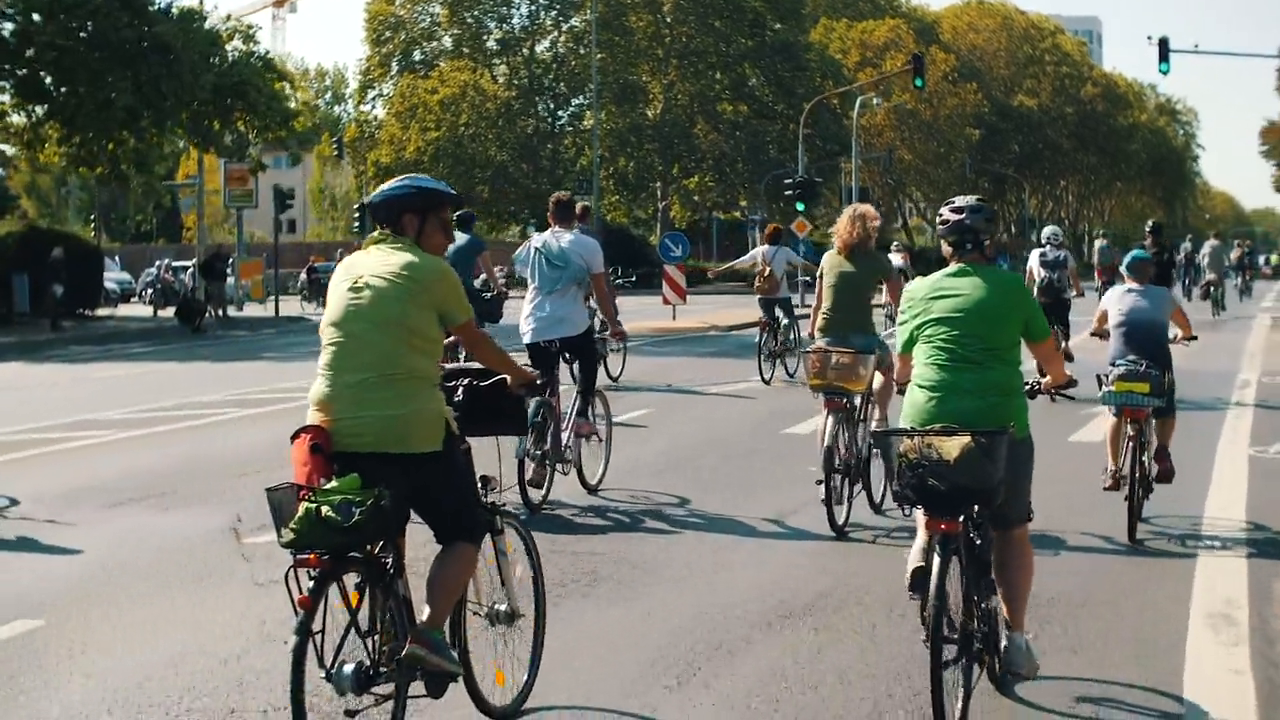
#> input picture frame 45 of videos/bikes.mp4, 1280 x 720 px
$ python read_video.py
#> lines starting #> are read from the running program, lines starting #| are printed output that depends on the picture
import cv2

# Open the video file
video = cv2.VideoCapture('../videos/bikes.mp4')

# Optional: Resize dimensions
target_width = 640
target_height = 360

while True:
    check, frame = video.read()
#> frame is the input picture: shape (720, 1280, 3); mean B, G, R 101.7, 112.8, 110.6

    if check:
        # 1. Resize the frame
        frame = cv2.resize(frame, (target_width, target_height))
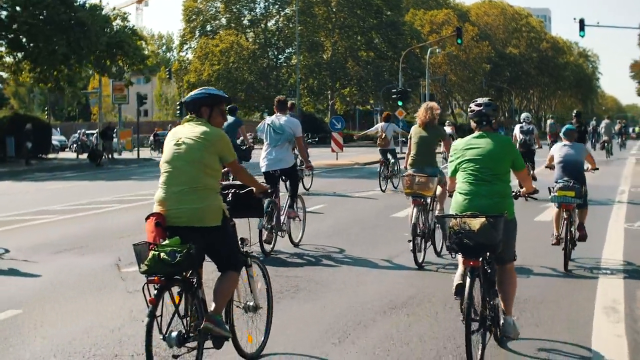
#> frame: shape (360, 640, 3); mean B, G, R 101.8, 112.9, 110.7

        # 2. Convert to grayscale
        gray_frame = cv2.cvtColor(frame, cv2.COLOR_BGR2GRAY)
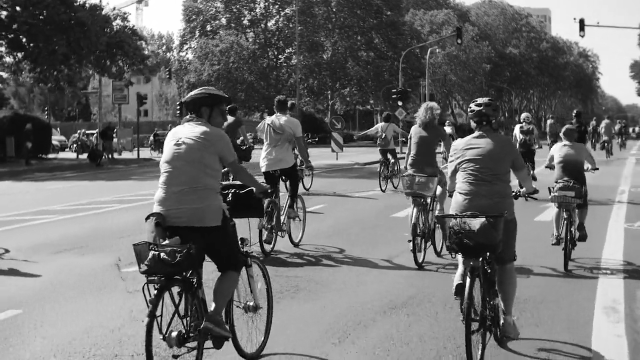
#> gray_frame: shape (360, 640); min 0, max 255, mean 111

        # 3. Display both color and grayscale
        # cv2.imshow('Color Output', frame)
        cv2.imshow('Grayscale Output', gray_frame)

        # 4. Wait for 30ms between frames (controls FPS)
        if cv2.waitKey(30) & 0xFF == ord('q'):
#> (key q is pressed here)
            break
    else:
        break

# 5. Release resources
video.release()
cv2.destroyAllWindows()

$ run again, starting later in the video
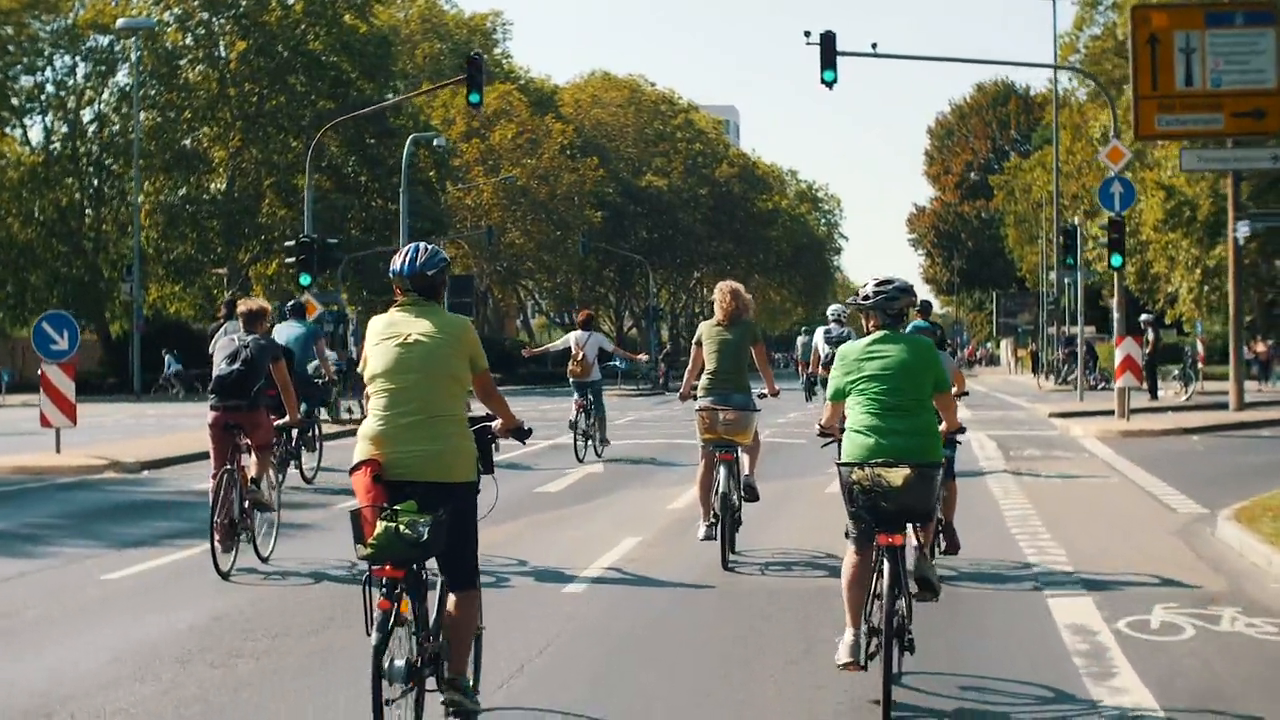
#> input picture frame 206 of videos/bikes.mp4, 1280 x 720 px
#> frame is the input picture: shape (720, 1280, 3); mean B, G, R 104.3, 117.2, 115.4
#> frame: shape (360, 640, 3)
#> `gray_frame = cv2.cvtColor(frame, cv2.COLOR_BGR2GRAY)`:
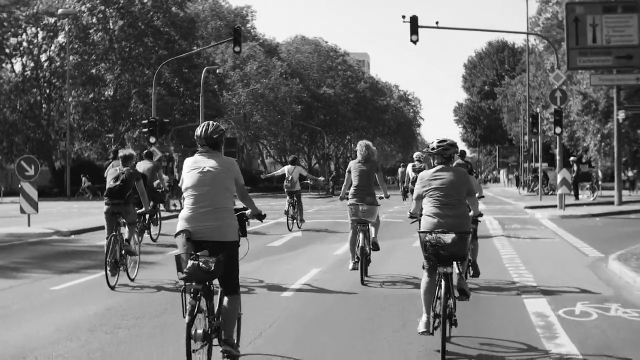
#> gray_frame: shape (360, 640); min 0, max 255, mean 115.3

$ run again, starting later in the video
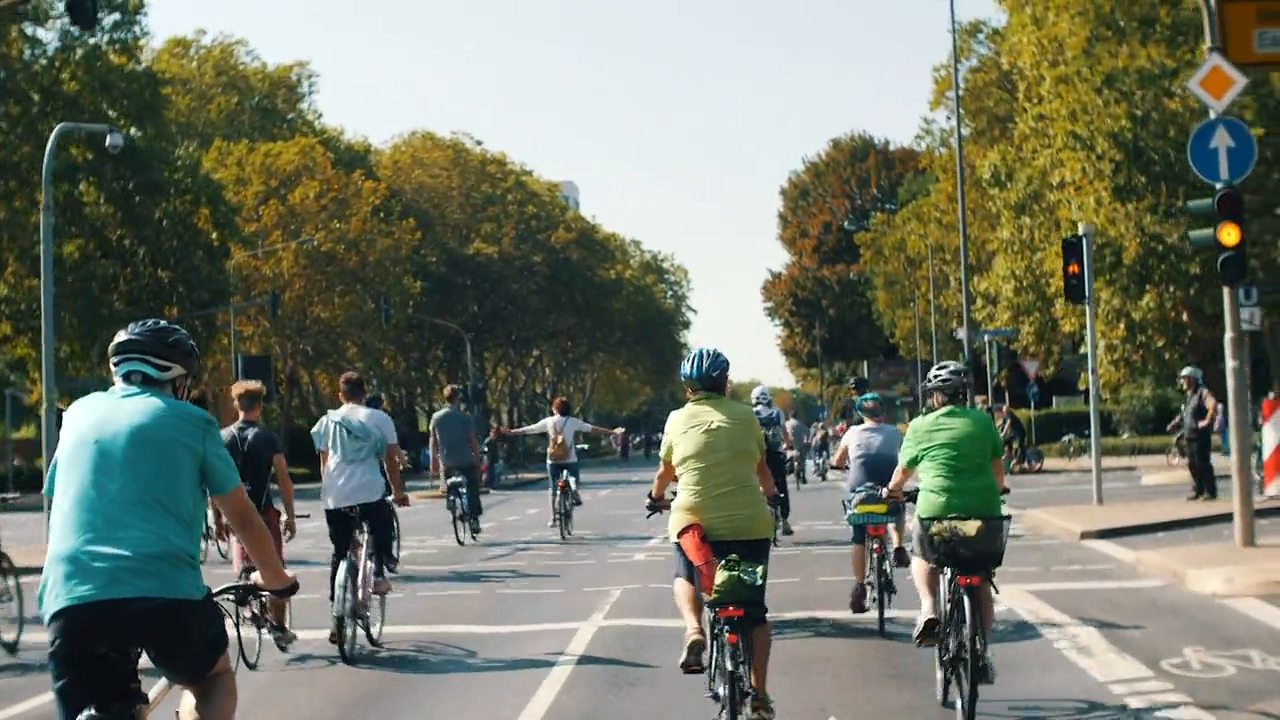
#> input picture frame 366 of videos/bikes.mp4, 1280 x 720 px
#> frame is the input picture: shape (720, 1280, 3); mean B, G, R 106, 120.1, 115.1
#> frame: shape (360, 640, 3)
#> `gray_frame = cv2.cvtColor(frame, cv2.COLOR_BGR2GRAY)`:
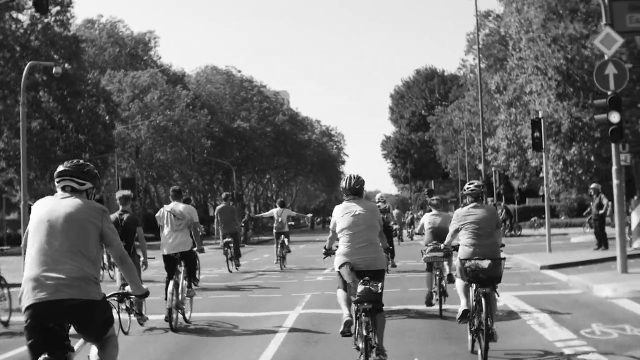
#> gray_frame: shape (360, 640); min 2, max 255, mean 117.1
